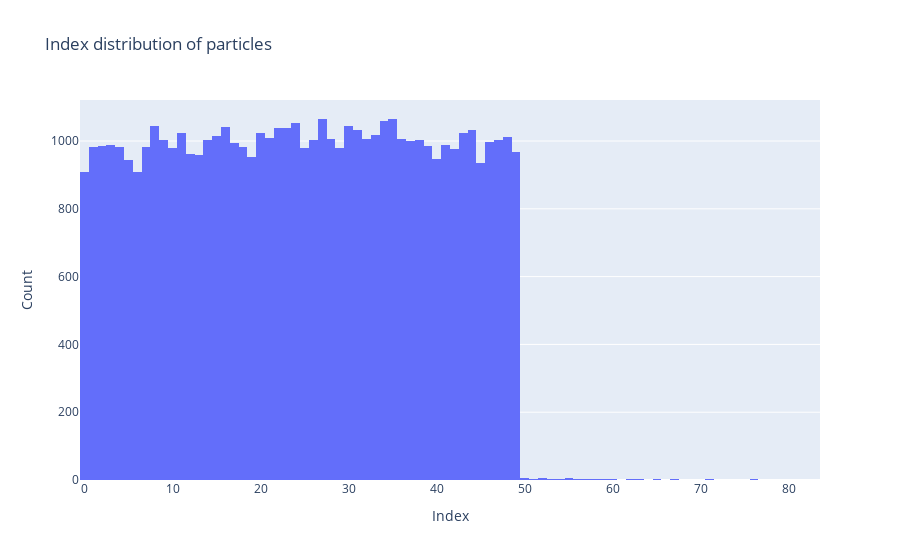

Source (notebook cell):
### Code cell
fig = go.Figure(data=[go.Histogram(x=C)])
fig.update_layout(title="Index distribution of particles",
                  xaxis_title="Index",
                  yaxis_title="Count")
fig.show()

### Figure 1 — Plotly figure (JSON) as saved in the notebook; plotly's stock layout.template omitted (floating-point values rounded to 4 significant figures; data arrays with more than 128 entries replaced by an {"elided": "..."} marker saying what was removed)
{"data": [{"type": "histogram", "x": {"elided": "50000 int values"}}], "layout": {"title": {"text": "Index distribution of particles"}, "xaxis": {"title": {"text": "Index"}}, "yaxis": {"title": {"text": "Count"}}}}
